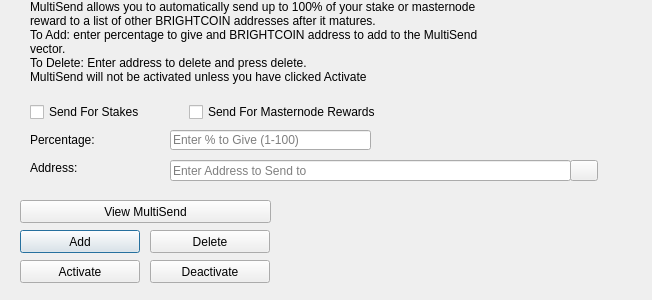
<?xml version="1.0" encoding="UTF-8"?>
<ui version="4.0">
 <class>MultiSendDialog</class>
 <widget class="QDialog" name="MultiSendDialog">
  <property name="windowModality">
   <enum>Qt::NonModal</enum>
  </property>
  <property name="geometry">
   <rect>
    <x>0</x>
    <y>0</y>
    <width>652</width>
    <height>300</height>
   </rect>
  </property>
  <property name="windowTitle">
   <string>MultiSend</string>
  </property>
  <widget class="QLineEdit" name="multiSendPercentEdit">
   <property name="geometry">
    <rect>
     <x>170</x>
     <y>130</y>
     <width>201</width>
     <height>20</height>
    </rect>
   </property>
   <property name="toolTip">
    <string>Enter whole numbers 1 - 100</string>
   </property>
   <property name="placeholderText">
    <string>Enter % to Give (1-100)</string>
   </property>
  </widget>
  <widget class="QLineEdit" name="multiSendAddressEdit">
   <property name="geometry">
    <rect>
     <x>170</x>
     <y>160</y>
     <width>401</width>
     <height>21</height>
    </rect>
   </property>
   <property name="toolTip">
    <string/>
   </property>
   <property name="placeholderText">
    <string>Enter Address to Send to</string>
   </property>
  </widget>
  <widget class="QLabel" name="label_2">
   <property name="geometry">
    <rect>
     <x>30</x>
     <y>0</y>
     <width>451</width>
     <height>121</height>
    </rect>
   </property>
   <property name="lineWidth">
    <number>1</number>
   </property>
   <property name="text">
    <string>MultiSend allows you to automatically send up to 100% of your stake or masternode reward to a list of other BRIGHTCOIN addresses after it matures.
To Add: enter percentage to give and BRIGHTCOIN address to add to the MultiSend vector.
To Delete: Enter address to delete and press delete.
MultiSend will not be activated unless you have clicked Activate</string>
   </property>
   <property name="alignment">
    <set>Qt::AlignLeading|Qt::AlignLeft|Qt::AlignTop</set>
   </property>
   <property name="wordWrap">
    <bool>true</bool>
   </property>
  </widget>
  <widget class="QLabel" name="message">
   <property name="geometry">
    <rect>
     <x>290</x>
     <y>200</y>
     <width>351</width>
     <height>91</height>
    </rect>
   </property>
   <property name="text">
    <string/>
   </property>
  </widget>
  <widget class="QPushButton" name="addButton">
   <property name="geometry">
    <rect>
     <x>20</x>
     <y>230</y>
     <width>120</width>
     <height>23</height>
    </rect>
   </property>
   <property name="toolTip">
    <string/>
   </property>
   <property name="statusTip">
    <string>Add to MultiSend Vector</string>
   </property>
   <property name="text">
    <string>Add</string>
   </property>
  </widget>
  <widget class="QPushButton" name="disableButton">
   <property name="geometry">
    <rect>
     <x>150</x>
     <y>260</y>
     <width>120</width>
     <height>23</height>
    </rect>
   </property>
   <property name="statusTip">
    <string>Deactivate MultiSend</string>
   </property>
   <property name="text">
    <string>Deactivate</string>
   </property>
  </widget>
  <widget class="QPushButton" name="addressBookButton">
   <property name="geometry">
    <rect>
     <x>570</x>
     <y>160</y>
     <width>28</width>
     <height>21</height>
    </rect>
   </property>
   <property name="toolTip">
    <string>Choose an address from the address book</string>
   </property>
   <property name="text">
    <string/>
   </property>
   <property name="icon">
    <iconset resource="../brightcoin.qrc">
     <normaloff>:/icons/address-book</normaloff>:/icons/address-book</iconset>
   </property>
   <property name="shortcut">
    <string>Alt+A</string>
   </property>
   <property name="autoDefault">
    <bool>false</bool>
   </property>
  </widget>
  <widget class="QLabel" name="label">
   <property name="geometry">
    <rect>
     <x>30</x>
     <y>130</y>
     <width>121</width>
     <height>20</height>
    </rect>
   </property>
   <property name="toolTip">
    <string>Percentage of stake to send</string>
   </property>
   <property name="text">
    <string>Percentage:</string>
   </property>
  </widget>
  <widget class="QLabel" name="label_5">
   <property name="geometry">
    <rect>
     <x>30</x>
     <y>160</y>
     <width>111</width>
     <height>16</height>
    </rect>
   </property>
   <property name="toolTip">
    <string>Address to send portion of stake to</string>
   </property>
   <property name="text">
    <string>Address:</string>
   </property>
  </widget>
  <widget class="QPushButton" name="deleteButton">
   <property name="geometry">
    <rect>
     <x>150</x>
     <y>230</y>
     <width>120</width>
     <height>23</height>
    </rect>
   </property>
   <property name="toolTip">
    <string/>
   </property>
   <property name="statusTip">
    <string>Delete Address From MultiSend Vector</string>
   </property>
   <property name="text">
    <string>Delete</string>
   </property>
  </widget>
  <widget class="QPushButton" name="activateButton">
   <property name="geometry">
    <rect>
     <x>20</x>
     <y>260</y>
     <width>120</width>
     <height>23</height>
    </rect>
   </property>
   <property name="statusTip">
    <string>Activate MultiSend</string>
   </property>
   <property name="text">
    <string>Activate</string>
   </property>
  </widget>
  <widget class="QPushButton" name="viewButton">
   <property name="geometry">
    <rect>
     <x>20</x>
     <y>200</y>
     <width>251</width>
     <height>23</height>
    </rect>
   </property>
   <property name="toolTip">
    <string/>
   </property>
   <property name="statusTip">
    <string>View MultiSend Vector</string>
   </property>
   <property name="text">
    <string>View MultiSend</string>
   </property>
  </widget>
  <widget class="QWidget" name="horizontalLayoutWidget">
   <property name="geometry">
    <rect>
     <x>30</x>
     <y>100</y>
     <width>351</width>
     <height>24</height>
    </rect>
   </property>
   <layout class="QHBoxLayout" name="horizontalLayout">
    <item>
     <widget class="QCheckBox" name="multiSendStakeCheckBox">
      <property name="text">
       <string>Send For Stakes</string>
      </property>
     </widget>
    </item>
    <item>
     <widget class="QCheckBox" name="multiSendMasternodeCheckBox">
      <property name="text">
       <string>Send For Masternode Rewards</string>
      </property>
     </widget>
    </item>
   </layout>
  </widget>
 </widget>
 <resources>
  <include location="../brightcoin.qrc"/>
 </resources>
 <connections/>
</ui>
